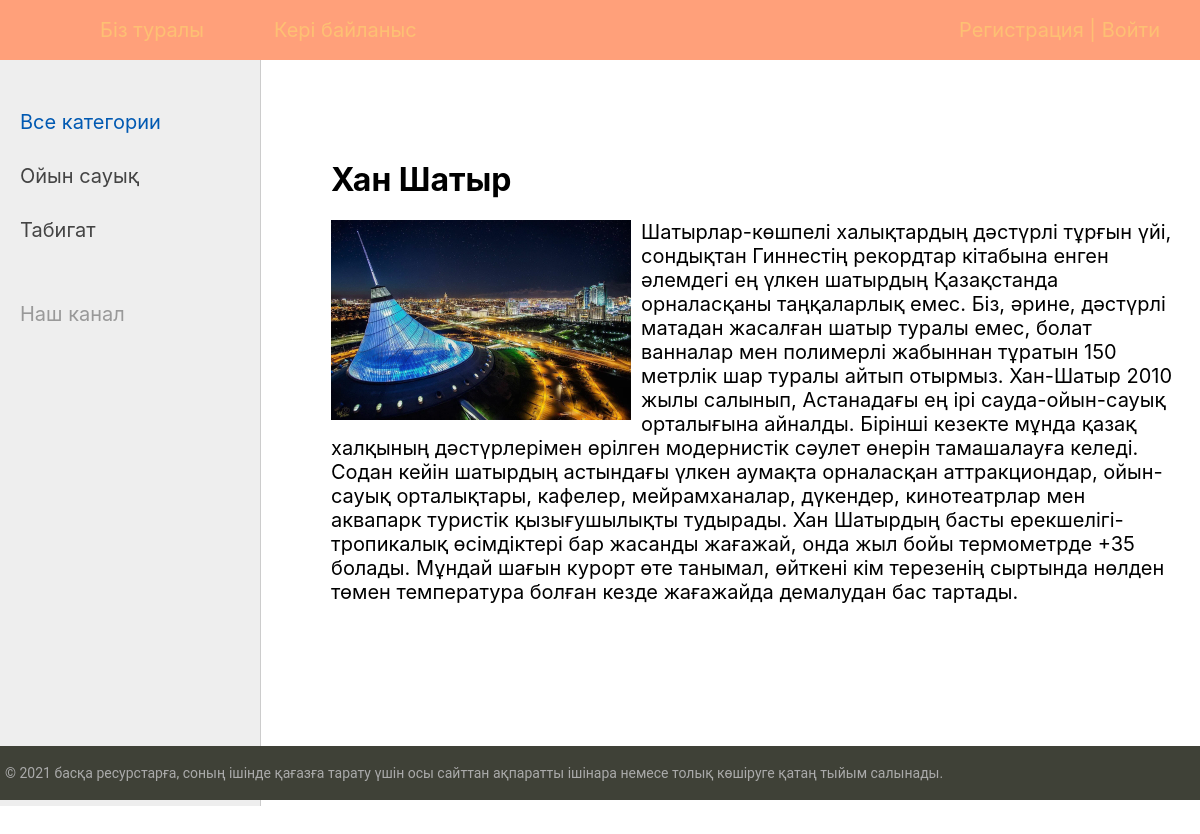
Page /post/han-shatyr/ on the committed database.
### tourist/models.py (models this page shows, shortened)
class Category(models.Model):
    name = models.CharField(max_length=100, db_index=True, verbose_name="Категория")
    slug = models.SlugField(max_length=255, unique=True, db_index=True, verbose_name="URL")
    def get_absolute_url(self):
        return reverse('category', kwargs={'cat_slug': self.slug})
    class Meta:
        verbose_name = 'Категория'
        verbose_name_plural = 'Категории'
        ordering = ['id']

class Tourist(models.Model):
    title = models.CharField(max_length=255, verbose_name="Заголовок")
    slug = models.SlugField(max_length=255, unique=True, db_index=True, verbose_name="URL")
    content = models.TextField(blank=True, verbose_name="Текст статьи")
    photo = models.ImageField(upload_to="photos/%Y/%m/%d/", verbose_name="Фото")
    time_create = models.DateTimeField(auto_now_add=True, verbose_name="Время создания")
    time_update = models.DateTimeField(auto_now=True, verbose_name="Время изменения")
    is_published = models.BooleanField(default=True, verbose_name="Публикация")
    cat = models.ForeignKey('Category', on_delete=models.PROTECT, verbose_name="Категории")
    def __str__(self):
        return self.title
    class Meta:
        verbose_name = 'Көрікті жерлер'
        verbose_name_plural = 'Көрікті жерлер'
        ordering = ['id']

### tourist/views.py (the view)
# urls.py: path('post/<slug:post_slug>/', ShowPost.as_view(), name='post'),
class ShowPost(DataMixin, DetailView):
    model = Tourist
    template_name = 'tourist/post.html'
    slug_url_kwarg = 'post_slug'
    context_object_name = 'post'
    def get_context_data(self, *, object_list=None, **kwargs):
        context = super().get_context_data(**kwargs)
        c_def = self.get_user_context(title=context['post'])
        return dict(list(context.items()) + list(c_def.items()))

### tourist/utils.py (called while the page is built)
    def get_user_context(self, **kwargs):
        context = kwargs
        cats = Category.objects.annotate(Count('tourist'))
        user_menu = menu.copy()
        if not self.request.user.is_authenticated:
            user_menu.pop(1)
        context['menu'] = user_menu
        context['cats'] = cats
        if 'cat_selected' not in context:
            context['cat_selected'] = 0
        return context

### tourist/templates/tourist/post.html
{% extends 'tourist/base.html' %}
{% block content %}
<h1>{{post.title}}</h1>
{% if post.photo %}
<p><img class="img-article-left" src="{{post.photo.url}}"></p>
{% endif %}
{{post.content|linebreaks}}
{% endblock %}

### tourist/templates/tourist/base.html (shortened to what this page needs)
{% load static %}
{% load tourist_tags %}
<!DOCTYPE html>
<html>
<head>
	<link type="text/css" href="{% static 'tourist/css/styles.css' %}" rel="stylesheet" />
</head>
<body>
<table class="table-page" border=0 cellpadding="0" cellspacing="0">
<tr><td valign=top>
{% block mainmenu %}
		<div class="header">
			<ul id="mainmenu" class="mainmenu">
			<li class="logo"><a href="{% url 'home' %}"><div class="logo"></div></a></li>
{% for m in menu %}
			<li><a href="{% url m.url_name %}">{{m.title}}</a></li>
{% endfor %}
				{% if request.user.is_authenticated %}
				<li class="last"> {{user.username}} | <a href="{% url 'logout' %}">Выйти</a></li>
				{% else %}
				<li class="last"><a href="{% url 'register' %}">Регистрация</a> | <a href="{% url 'login' %}">Войти</a></li>
				{% endif %}
			</ul>
		</div>
{% endblock mainmenu %}
<table class="table-content" border=0 cellpadding="0" cellspacing="0">
<tr>
	<td valign="top" class="left-chapters">
	<ul id="leftchapters">
{% if cat_selected == 0 %}
		<li class="selected">Все категории</li>
{% else %}
		<li><a href="{% url 'home' %}">Все категории</a></li>
{% endif %}
{% for c in cats %}
{% if c.tourist__count > 0 %}
	{% if c.pk == cat_selected %}
		<li class="selected">{{c.name}}</li>
	{% else %}
		<li><a href="{{ c.get_absolute_url }}">{{c.name}}</a></li>
	{% endif %}
{% endif %}
{% endfor %}
		<li class="share">
		<p>Наш канал</p>
		<a class="share-yt" href="https://www.youtube.com/channel/UClJzWfGWuGJL2t-3dYKcHTA/playlists" target="_blank" rel="nofollow"></a>
		</li>
	</ul>
</td>
<td valign="top" class="content">
	<div class="content-text">
{% block content %}
{% endblock %}
	</div>
</td></tr></table>
</td></tr>
<tr><td valign=top>
	<div id="footer">
		<p>© 2021 басқа ресурстарға, соның ішінде қағазға тарату үшін осы сайттан ақпаратты ішінара немесе толық көшіруге қатаң тыйым салынады.</p>
	</div>
</td></tr></table>
</body>
</html>

### tourist/static/tourist/css/styles.css (style rules this page uses)
html, body { font-family: "Inter",sans-serif; margin: 0; padding: 0; height: 100%; width: 100%; color: #444; }
a { color: #00FFFF; text-decoration: none; }
img { max-width: 600px; height: auto; }
img.img-article-left { max-width: 300px; height: auto; float: left; padding: 0 10px 10px 0; }
.table-page { width: 100%; height: 100%; vertical-align: top; }
.table-page tr { height: 100%; }
.header { background: #FFA07A; height: 60px; }
.logo { background: url('../images/logo.png') no-repeat 10px 5px; width: 70px; height: 60px; }
ul.mainmenu { list-style: none; margin: 0; padding: 0; height: 60px; color: #fdc073; font-size: 20px; overflow: hidden; }
ul.mainmenu li { float: left; margin: 18px 40px 0 30px; }
ul.mainmenu li.logo { margin: 0; }
ul.mainmenu li.last { float: right; }
ul.mainmenu li a { color: #fdc073; text-decoration: none; }
.table-content { width: 100%; min-height: 100%; height: 100%; }
.left-chapters { margin: 0; background: #eee; border-right: 1px solid #ccc; min-height: 100%; }
.left-chapters ul { width: 230px; min-height: 100%; margin: 0; padding: 20px 10px 10px 20px; list-style: none; font-size: 20px; }
.left-chapters ul li { margin: 30px 0 0 0; color: #999; }
.left-chapters ul li.selected { color: #0059b2; }
.left-chapters ul li a { color: #444; text-decoration: none; }
.left-chapters ul li.share { margin: 60px 0 0 0; }
.left-chapters ul li.share p { margin: 30px 0 30px 0; }
.left-chapters ul li.share a { display: inline-block; width: 40px; height: 40px; margin: 0 20px 0 0; }
.left-chapters ul li.share a.share-yt { width: 100%; height: 30px; background: url('../images/share_yt.png') no-repeat 0 0 }
.content { padding: 40px 20px 20px 40px; width: 100%; box-sizing: border-box; }
.content-text { margin: 60px 0 0 30px; color: #000; font-size: 20px; }
.content-text h1 { font-size: 32px; }
#footer { box-sizing: border-box; background: #3F4137; padding: 5px; color: #aaa; font-size: 14px; font-family: Roboto, sans-serif; text-align: left; overflow: hidden; }

### rows in the picture
Category: name "Ойын сауық"
Category: name "Табигат"
Tourist: title "Хан Шатыр", photo (picture), content "Шатырлар-көшпелі халықтардың дәстүрлі тұрғын үйі, сондықтан Гиннестің рекордтар кітабына енген әлемдегі ең үлкен шатырдың Қазақстанда орналасқаны таңқаларлық емес. Біз, әрине, дәстүрлі матадан жасалған шатыр туралы емес, болат ванналар мен полимерлі жабыннан тұратын 150 метрлік шар туралы айтып отырмыз. Хан-Шатыр 2010 жылы салынып, Астанадағы ең ірі сауда-ойын-сауық орталығына айналды. Бірінші кезекте мұнда қазақ халқының дәстүрлерімен өрілген модернистік сәулет өнерін тамашалауға келеді. Содан кейін шатырдың астындағы үлкен аумақта орналасқан аттракциондар, ойын-сауық орталықтары, кафелер, мейрамханалар, дүкендер, кинотеатрлар мен аквапарк туристік қызығушылықты тудырады. Хан Шатырдың…"
